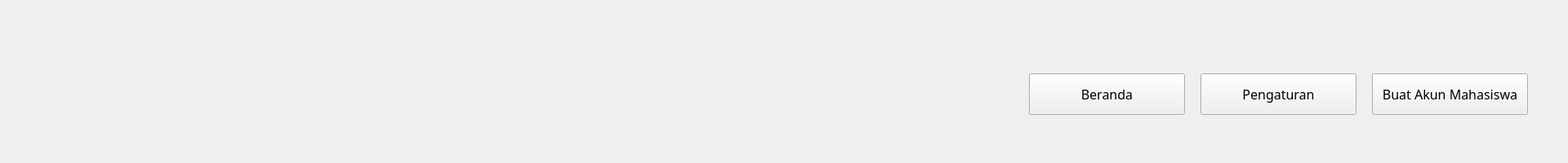
<?xml version="1.0" encoding="UTF-8"?>
<ui version="4.0">
 <class>Form_D_2</class>
 <widget class="QWidget" name="Form_D_2">
  <property name="geometry">
   <rect>
    <x>0</x>
    <y>0</y>
    <width>1920</width>
    <height>200</height>
   </rect>
  </property>
  <property name="windowTitle">
   <string>Form</string>
  </property>
  <widget class="QLabel" name="backgroundLabel_D_2">
   <property name="geometry">
    <rect>
     <x>0</x>
     <y>0</y>
     <width>1920</width>
     <height>200</height>
    </rect>
   </property>
   <property name="styleSheet">
    <string notr="true"/>
   </property>
   <property name="text">
    <string/>
   </property>
   <property name="scaledContents">
    <bool>false</bool>
   </property>
  </widget>
  <widget class="QPushButton" name="buatAkunMhsButton_D_2">
   <property name="geometry">
    <rect>
     <x>1680</x>
     <y>90</y>
     <width>191</width>
     <height>51</height>
    </rect>
   </property>
   <property name="font">
    <font>
     <family>Franklin Gothic Medium Cond</family>
     <pointsize>12</pointsize>
    </font>
   </property>
   <property name="text">
    <string>Buat Akun Mahasiswa</string>
   </property>
  </widget>
  <widget class="QPushButton" name="pengaturanButton_D_2">
   <property name="geometry">
    <rect>
     <x>1470</x>
     <y>90</y>
     <width>191</width>
     <height>51</height>
    </rect>
   </property>
   <property name="font">
    <font>
     <family>Franklin Gothic Medium Cond</family>
     <pointsize>12</pointsize>
    </font>
   </property>
   <property name="text">
    <string>Pengaturan</string>
   </property>
  </widget>
  <widget class="QPushButton" name="berandaButton_D_2">
   <property name="geometry">
    <rect>
     <x>1260</x>
     <y>90</y>
     <width>191</width>
     <height>51</height>
    </rect>
   </property>
   <property name="font">
    <font>
     <family>Franklin Gothic Medium Cond</family>
     <pointsize>12</pointsize>
    </font>
   </property>
   <property name="text">
    <string>Beranda</string>
   </property>
  </widget>
  <widget class="QLabel" name="logoSiak_D_2">
   <property name="geometry">
    <rect>
     <x>90</x>
     <y>50</y>
     <width>368</width>
     <height>110</height>
    </rect>
   </property>
   <property name="text">
    <string/>
   </property>
   <property name="scaledContents">
    <bool>true</bool>
   </property>
  </widget>
 </widget>
 <resources>
  <include location="../resource.qrc"/>
 </resources>
 <connections/>
</ui>
